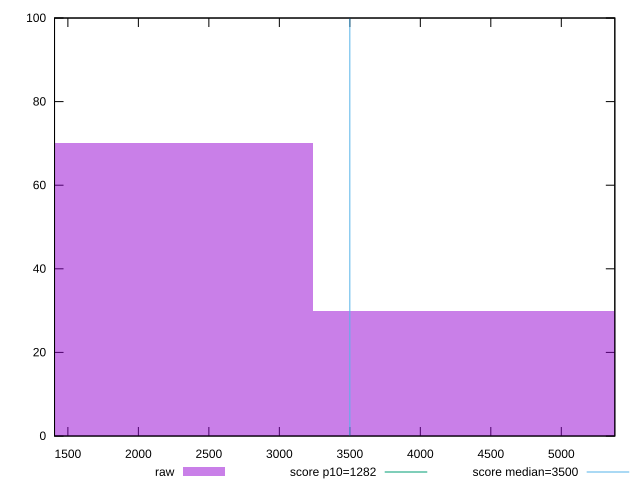

Source code (gnuplot):
reset

$raw <<EOF
2160.6304781368667 70
4321.260956273733 30
EOF

set key outside below
set boxwidth 2160.6304781368667
set xrange [1405.2759999999994:5379.676]
set yrange [0:100]
set trange [0:100]
set style fill transparent solid 0.5 noborder

set parametric
set terminal svg size 640, 490 enhanced background rgb 'white'
set output "report_00015_2021-02-09T16-11-33.973Z/bootup-time/samples/pages+cached/raw/histogram.svg"

plot $raw title "raw" with boxes, \
     1282,t title "score p10=1282", \
     3500,t title "score median=3500"

reset
